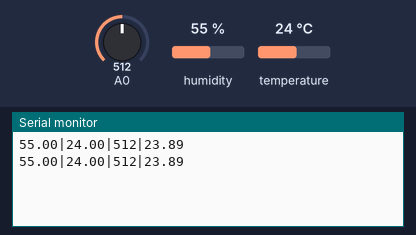
Simulated run of this sketch. Board: Arduino Uno, built with avr-gcc and run on an emulated ATmega328P. On the bench: the last lines printed to the serial monitor. Inputs (shaded band) come from the test bench; at power-on: humidity 55 %, A0 = 512, temperature 24 °C.

Above: at 3.8 s.
3.9 s: humidity set to 22 %
At 7.2 s:
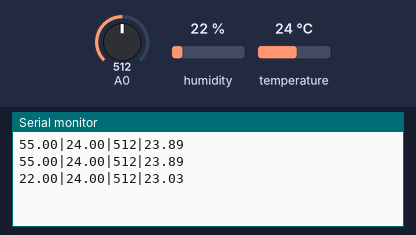
7.8 s: A0 set to 716
At 10.4 s:
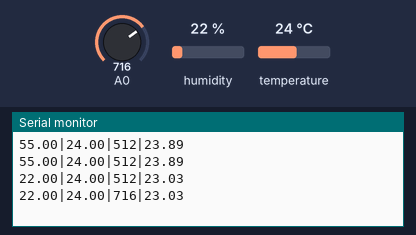
11.7 s: temperature set to 12 °C
At 13.6 s:
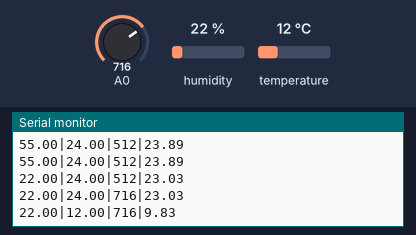
15.6 s: A0 set to 900
At 18.8 s:
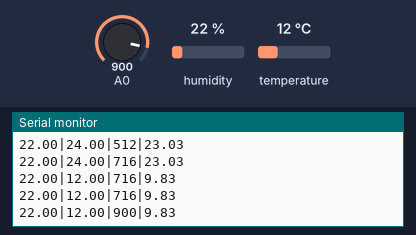
19.5 s: humidity set to 40 %
At 22.0 s:
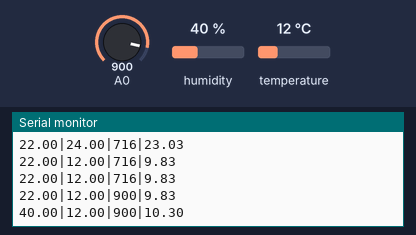
Timing chart, 0 to 23.5 s (numbered marks = the images above; inputs shaded):
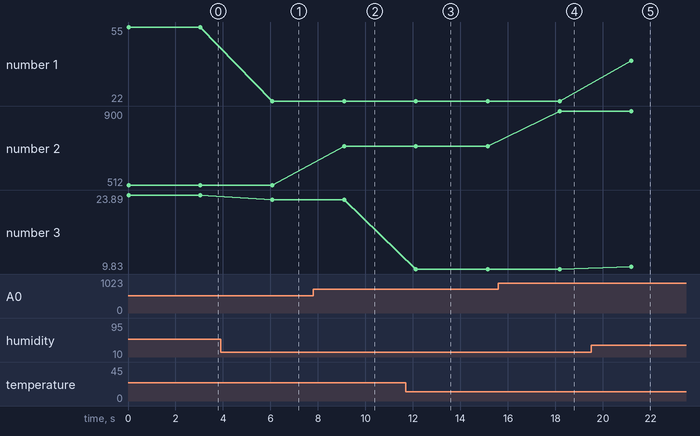

The sketch:

Embed_DHT_LDR.ino
```cpp
#include <stdlib.h>
#include <DHT.h>

#define DHTPIN 8
#define DHTTYPE DHT11
DHT dht(DHTPIN, DHTTYPE);

void setup() {
  // put your setup code here, to run once:
  Serial.begin(9600);
  pinMode(A0, INPUT);
  dht.begin();
}

void loop() {
  // put your main code here, to run repeatedly:
  float h = dht.readHumidity();
  float t = dht.readTemperature();
  //Compute heat index in Celsius (isFahrenheit = false)
  float hic = dht.computeHeatIndex(t,h,false);
  int ldrValue = analogRead(A0);

  Serial.print(h);
  Serial.print("|");
  Serial.print(t);
  Serial.print("|");
  Serial.print(ldrValue);
  Serial.print("|");
  Serial.println(hic);

  delay(3000);
}
```

Measured:
- after the input at 3.9 s, the serial monitor: prints a new line after 2.2 s (image 1)
- after the input at 7.8 s, the serial monitor: prints a new line after 1.3 s (image 2)
- after the input at 11.7 s, the serial monitor: prints a new line after 0.42 s (image 3)
- after the input at 15.6 s, the serial monitor: prints a new line after 2.6 s (image 4)
- after the input at 19.5 s, the serial monitor: prints a new line after 1.7 s (image 5)
- plotted number 1: 55 → 22 after the input at 3.9 s, 22 → 40 after the input at 19.5 s
- plotted number 2: 512 → 716 after the input at 7.8 s, 716 → 900 after the input at 15.6 s
- plotted number 3: 23.89 → 23.03 after the input at 3.9 s, 23.03 → 9.83 after the input at 11.7 s, 9.83 → 10.3 after the input at 19.5 s
